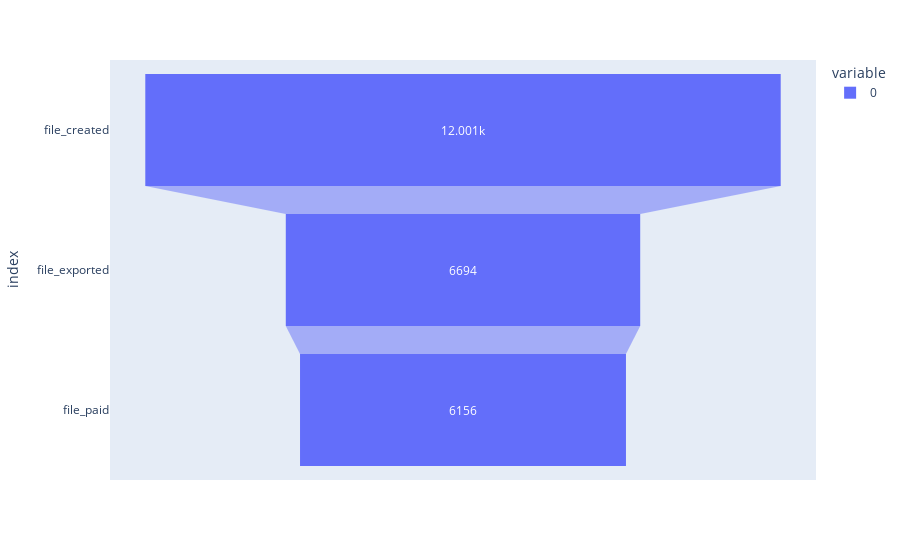

The cell this chart's notebook holds for it:
### Code cell
px.funnel(files_funnel)

### Figure 1 — Plotly figure (JSON) as saved in the notebook; plotly's stock layout.template omitted (floating-point values rounded to 4 significant figures)
{"data": [{"hovertemplate": "variable=0<br>value=%{x}<br>index=%{y}<extra></extra>", "legendgroup": "0", "marker": {"color": "#636efa"}, "name": "0", "orientation": "h", "showlegend": true, "type": "funnel", "x": [12001, 6694, 6156], "xaxis": "x", "y": ["file_created", "file_exported", "file_paid"], "yaxis": "y"}], "layout": {"autosize": true, "legend": {"title": {"text": "variable"}, "tracegroupgap": 0}, "margin": {"t": 60}, "xaxis": {"anchor": "y", "autorange": true, "domain": [0, 1], "range": [-6667.0, 6667.0], "title": {"text": "value"}, "type": "linear"}, "yaxis": {"anchor": "x", "autorange": true, "domain": [0, 1], "range": [2.5, -0.5], "title": {"text": "index"}, "type": "category"}}}
